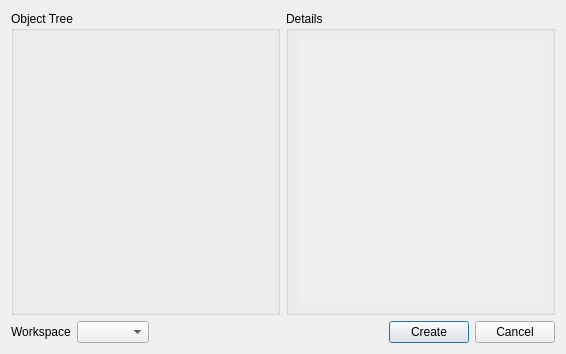
<ui version="4.0" >
 <class>CreateSampleShapeDialog</class>
 <widget class="QDialog" name="CreateSampleShapeDialog" >
  <property name="geometry" >
   <rect>
    <x>0</x>
    <y>0</y>
    <width>566</width>
    <height>354</height>
   </rect>
  </property>
  <property name="windowTitle" >
   <string>Sample Shape Definition</string>
  </property>
  <layout class="QVBoxLayout" name="verticalLayout" >
   <item>
    <layout class="QHBoxLayout" name="horizontalLayout" >
     <item>
      <widget class="QGroupBox" name="shape_box" >
       <property name="sizePolicy" >
        <sizepolicy vsizetype="Expanding" hsizetype="Expanding" >
         <horstretch>0</horstretch>
         <verstretch>0</verstretch>
        </sizepolicy>
       </property>
       <property name="title" >
        <string>Object Tree</string>
       </property>
      </widget>
     </item>
     <item>
      <widget class="QGroupBox" name="details_box" >
       <property name="sizePolicy" >
        <sizepolicy vsizetype="Expanding" hsizetype="Expanding" >
         <horstretch>0</horstretch>
         <verstretch>0</verstretch>
        </sizepolicy>
       </property>
       <property name="title" >
        <string>Details</string>
       </property>
       <layout class="QVBoxLayout" name="verticalLayout_2" >
        <item>
         <widget class="QScrollArea" name="details_scroll" >
          <property name="frameShape" >
           <enum>QFrame::NoFrame</enum>
          </property>
          <property name="frameShadow" >
           <enum>QFrame::Raised</enum>
          </property>
          <property name="widgetResizable" >
           <bool>true</bool>
          </property>
          <widget class="QWidget" name="scrollAreaWidgetContents" >
           <property name="geometry" >
            <rect>
             <x>0</x>
             <y>0</y>
             <width>248</width>
             <height>258</height>
            </rect>
           </property>
          </widget>
         </widget>
        </item>
       </layout>
      </widget>
     </item>
    </layout>
   </item>
   <item>
    <layout class="QHBoxLayout" name="bottomlayout" >
     <item>
      <widget class="QLabel" name="label" >
       <property name="text" >
        <string>Workspace</string>
       </property>
      </widget>
     </item>
     <item>
      <widget class="QComboBox" name="wksp_opt" />
     </item>
     <item>
      <spacer name="horizontalSpacer" >
       <property name="orientation" >
        <enum>Qt::Horizontal</enum>
       </property>
       <property name="sizeHint" stdset="0" >
        <size>
         <width>40</width>
         <height>20</height>
        </size>
       </property>
      </spacer>
     </item>
     <item>
      <widget class="QPushButton" name="createBtn" >
       <property name="text" >
        <string>Create</string>
       </property>
       <property name="default" >
        <bool>true</bool>
       </property>
      </widget>
     </item>
     <item>
      <widget class="QPushButton" name="cancelBtn" >
       <property name="text" >
        <string>Cancel</string>
       </property>
      </widget>
     </item>
    </layout>
   </item>
  </layout>
 </widget>
 <resources/>
 <connections>
  <connection>
   <sender>createBtn</sender>
   <signal>clicked()</signal>
   <receiver>CreateSampleShapeDialog</receiver>
   <slot>accept()</slot>
   <hints>
    <hint type="sourcelabel" >
     <x>741</x>
     <y>379</y>
    </hint>
    <hint type="destinationlabel" >
     <x>438</x>
     <y>201</y>
    </hint>
   </hints>
  </connection>
  <connection>
   <sender>cancelBtn</sender>
   <signal>clicked()</signal>
   <receiver>CreateSampleShapeDialog</receiver>
   <slot>reject()</slot>
   <hints>
    <hint type="sourcelabel" >
     <x>827</x>
     <y>379</y>
    </hint>
    <hint type="destinationlabel" >
     <x>438</x>
     <y>201</y>
    </hint>
   </hints>
  </connection>
 </connections>
 <designerdata>
  <property name="gridDeltaX" >
   <number>10</number>
  </property>
  <property name="gridDeltaY" >
   <number>10</number>
  </property>
  <property name="gridSnapX" >
   <bool>false</bool>
  </property>
  <property name="gridSnapY" >
   <bool>false</bool>
  </property>
  <property name="gridVisible" >
   <bool>true</bool>
  </property>
 </designerdata>
</ui>
